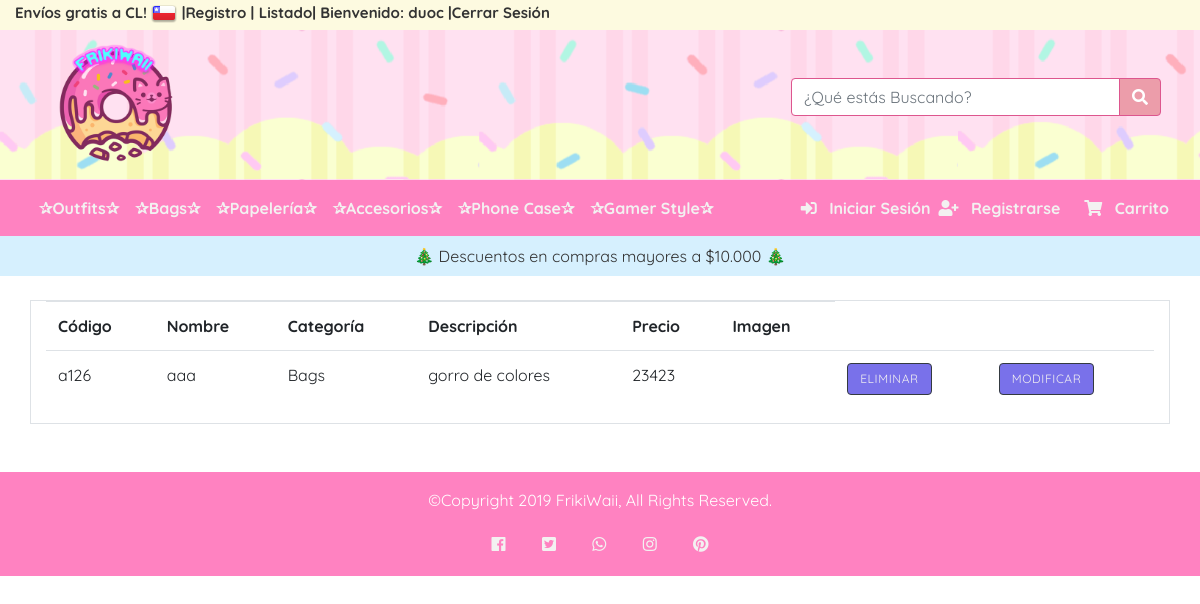
The page /listado/ (signed in) on the database as committed earlier.
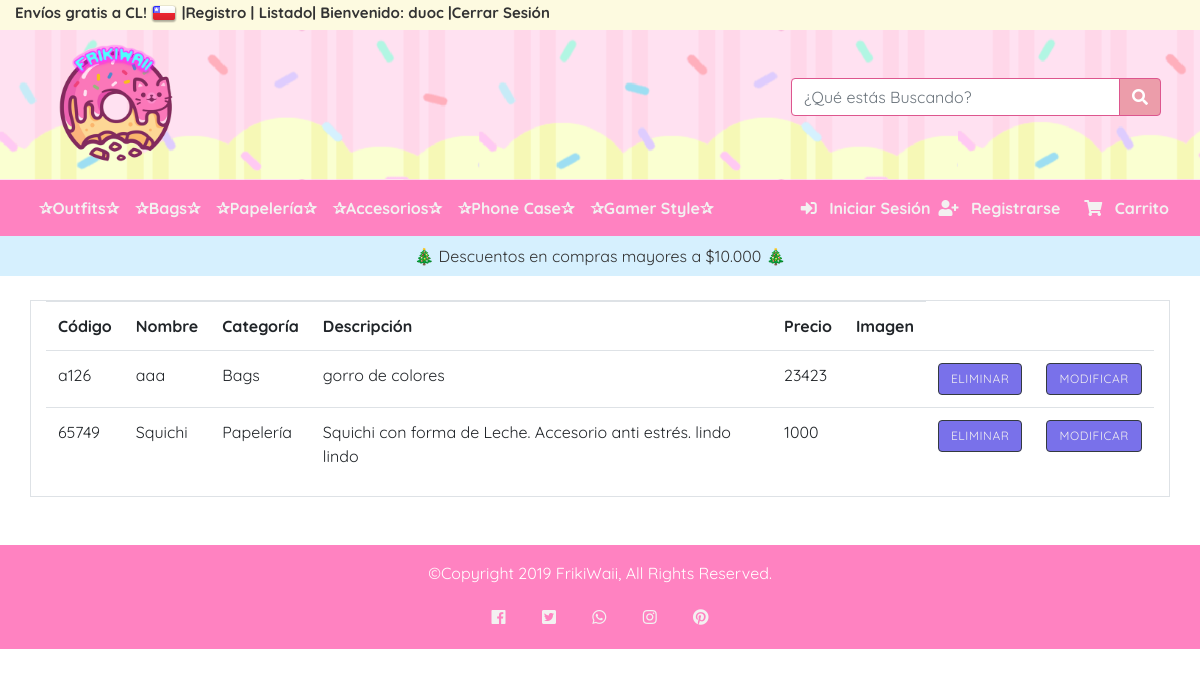
The same page on the database as committed later.
### core/models.py (models this page shows, shortened)
class Producto(models.Model):
    codigo = models.CharField(max_length=10, unique=True)
    nombre = models.CharField(max_length=100)
    descripcion = models.CharField(max_length=300)
    precio = models.IntegerField()
    categoria = models.ForeignKey(Categoria, on_delete= models.CASCADE)
    imagen = models.ImageField(upload_to="productos" , null= True )

class Categoria(models.Model):
    nombre = models.CharField(max_length=20)
    descripcion = models.CharField(max_length=200)

### core/views.py (the view)
# urls.py: path('listado/', listado, name="listado"),
@login_required
def listado(request):
    lista = Producto.objects.all()
    data = {
        'productos' : lista
    }
    return render(request, 'core/listado.html', data)

### core/templates/core/listado.html (shortened to what this page needs)
{% extends "core/base.html" %} {% block contenido %}
<div class="container  mt-4">
    <div class="row ">
        <div class="col border">
            <table class="table ">
                <tr>
                    <th>Código</th>
                    <th>Nombre</th>
                    <th>Categoría</th>
                    <th>Descripción</th>
                    <th>Precio</th>
                    <th>Imagen</th>
                </tr>
                {% for x in productos %}
                <tr>
                    <td>{{ x.codigo }}</td>
                    <td>{{ x.nombre }}</td>
                    <td>{{ x.categoria.nombre }}</td>
                    <td>{{ x.descripcion }}</td>
                    <td>{{ x.precio }}</td>
                    <td>
                    </td>
                    <td><a class="btn btn-dark" href="{% url 'eliminar' x.id %}" style="font-size: 12px" >Eliminar </a></td>
                    <td><a class="btn btn-dark" href="{% url 'modificar' x.id %}" style="font-size: 12px" >Modificar </a></td>
                </tr>
                {% endfor %}
            </table>
        </div>
    </div>
</div>
 {% endblock contenido %}

Rows that differ between the two databases and show on the page:
added Producto: codigo "65749", nombre "Squichi", categoria.nombre "Papelería", descripcion "Squichi con forma de Leche. Accesorio anti estrés. lindo lindo", precio "1000"
